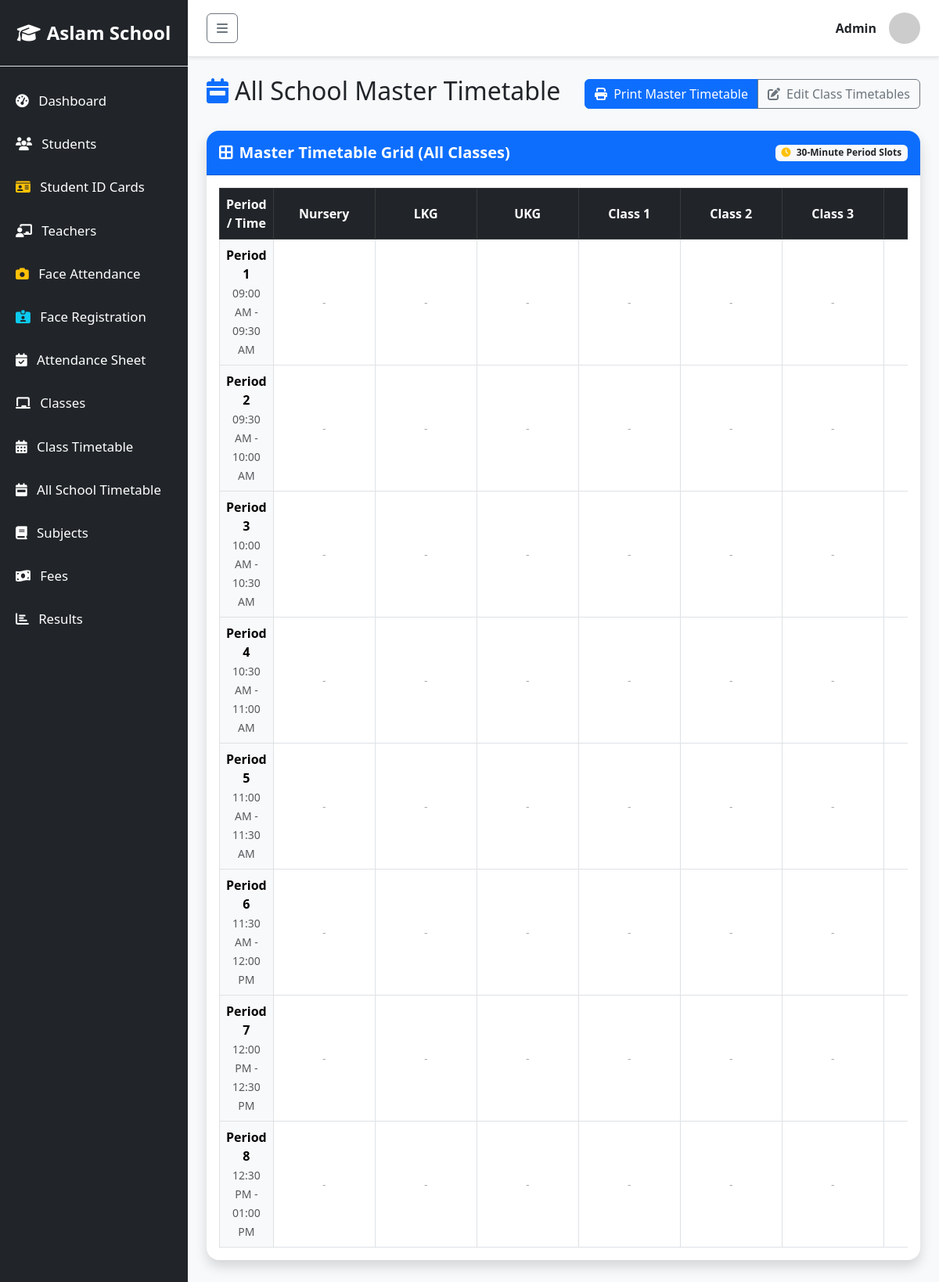
/classes/all_timetable.php, run on the app's committed database.
### tables this page shows
CREATE TABLE `classes` (
  `id` int(11) NOT NULL AUTO_INCREMENT,
  `name` varchar(50) NOT NULL,
  PRIMARY KEY (`id`)
);

### classes/all_timetable.php (the view, shortened to what this page needs)
<?php
require_once '../includes/db.php';
require_once '../includes/header.php';
$classes_res = $conn->query("SELECT * FROM classes ORDER BY id ASC");
$classes = [];
while($c = $classes_res->fetch_assoc()) {
    $classes[] = $c;
}
$periods = [];
if(count($periods) == 0) {
    $periods = [
        ["period_no" => 1, "start_time" => "09:00 AM", "end_time" => "09:30 AM"],
        ["period_no" => 2, "start_time" => "09:30 AM", "end_time" => "10:00 AM"],
        ["period_no" => 3, "start_time" => "10:00 AM", "end_time" => "10:30 AM"],
        ["period_no" => 4, "start_time" => "10:30 AM", "end_time" => "11:00 AM"],
        ["period_no" => 5, "start_time" => "11:00 AM", "end_time" => "11:30 AM"],
        ["period_no" => 6, "start_time" => "11:30 AM", "end_time" => "12:00 PM"],
        ["period_no" => 7, "start_time" => "12:00 PM", "end_time" => "12:30 PM"],
        ["period_no" => 8, "start_time" => "12:30 PM", "end_time" => "01:00 PM"]
    ];
}
$matrix = [];
?>
<div class="d-flex justify-content-between align-items-center mb-4 no-print">
    <h2><i class="fa-solid fa-calendar-week me-2 text-primary"></i>All School Master Timetable</h2>
    <div class="btn-group">
        <button onclick="window.print()" class="btn btn-primary"><i class="fa-solid fa-print me-1"></i> Print Master Timetable</button>
        <a href="timetable.php" class="btn btn-outline-secondary"><i class="fa-solid fa-pen-to-square me-1"></i> Edit Class Timetables</a>
    </div>
</div>
<div class="card shadow border-0 rounded-4 mb-4">
    <div class="card-header bg-primary text-white py-3 rounded-top-4 d-flex justify-content-between align-items-center no-print">
        <h5 class="mb-0 fw-bold"><i class="fa-solid fa-border-all me-2"></i>Master Timetable Grid (All Classes)</h5>
        <span class="badge bg-light text-dark"><i class="fa-solid fa-clock me-1 text-warning"></i> 30-Minute Period Slots</span>
    </div>
    <div class="card-body p-3">
        <div class="table-responsive">
            <table class="table table-bordered table-hover align-middle text-center mb-0">
                <thead class="table-dark">
                    <tr>
                        <th style="width: 140px;" class="align-middle">Period / Time</th>
                        <?php foreach($classes as $c): ?>
                            <th class="align-middle fs-6" style="min-width: 130px;"><?= htmlspecialchars($c['name']) ?></th>
                        <?php endforeach; ?>
                    </tr>
                </thead>
                <tbody>
                    <?php foreach($periods as $p): ?>
                        <tr>
                            <td class="table-light fw-bold">
                                <div>Period <?= $p['period_no'] ?></div>
                                <small class="text-muted fw-normal"><?= htmlspecialchars($p['start_time']) ?> - <?= htmlspecialchars($p['end_time']) ?></small>
                            </td>
                            <?php foreach($classes as $c): ?>
                                <?php
                                $cell = isset($matrix[$p['period_no']][$c['id']]) ? $matrix[$p['period_no']][$c['id']] : null;
                                ?>
                                <td class="p-2">
                                    <?php if($cell && !empty($cell['subject_name'])): ?>
                                        <div class="fw-bold text-dark mb-1"><?= htmlspecialchars($cell['subject_name']) ?></div>
                                        <?php if(!empty($cell['teacher_name'])): ?>
                                            <span class="badge bg-success-subtle text-success border border-success small" style="font-size: 0.75rem;">
                                                <i class="fa-solid fa-user-tie me-1"></i><?= htmlspecialchars($cell['teacher_name']) ?>
                                            </span>
                                        <?php else: ?>
                                            <small class="text-muted fst-italic">No Teacher</small>
                                        <?php endif; ?>
                                    <?php elseif($cell && empty($cell['subject_name'])): ?>
                                        <span class="badge bg-warning text-dark"><i class="fa-solid fa-mug-hot me-1"></i>Break</span>
                                    <?php else: ?>
                                        <span class="text-muted opacity-50 small">-</span>
                                    <?php endif; ?>
                                </td>
                            <?php endforeach; ?>
                        </tr>
                    <?php endforeach; ?>
                </tbody>
            </table>
        </div>
    </div>
</div>
<?php require_once '../includes/footer.php'; ?>

### data on the page
classes: name "Nursery"
classes: name "LKG"
classes: name "UKG"
classes: name "Class 1"
classes: name "Class 2"
classes: name "Class 3"

### other printed values
$_SESSION['user_name'] "Admin"
$p['period_no'] "1"
$p['start_time'] "09:00 AM"
$p['end_time'] "09:30 AM"
$p['period_no'] "2"
$p['start_time'] "09:30 AM"
$p['end_time'] "10:00 AM"
$p['period_no'] "3"
$p['start_time'] "10:00 AM"
$p['end_time'] "10:30 AM"
$p['period_no'] "4"
$p['start_time'] "10:30 AM"
$p['end_time'] "11:00 AM"
$p['period_no'] "5"
$p['start_time'] "11:00 AM"
